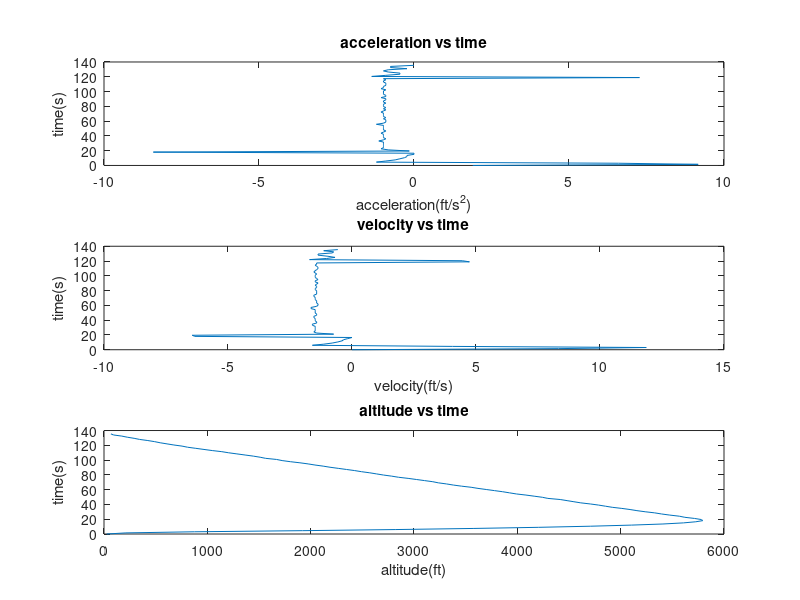

MATLAB code for this plot:
%%%%%%%%%%%%%%%%%%%%%%%%%%%%%%%%%%%%%%%%%%%%%%%%%%%%%%%%%%%%%%%%%%%%%
% ENGR 133 
% Program Description 
%replace this text with your program description as a comment
%
% Assignment Information
%   Assignment:     (e.g. Ma1_Task 1)
%   Author:         Name, login@purdue.edu
%   Team ID:        ###-##
%  	Contributor:    Name, login@purdue [repeat for each]
%   My contributor(s) helped me:	
%     [ ] understand the assignment expectations without
%         telling me how they will approach it.
%     [ ] understand different ways to think about a solution
%         without helping me plan my solution.
%     [ ] think through the meaning of a specific error or
%         bug present in my code without looking at my code.
%did you complete the assignment information? delete this line if yes
%%%%%%%%%%%%%%%%%%%%%%%%%%%%%%%%%%%%%%%%%%%%%%%%%%%%%%%%%%%%%%%%%%%%%
%% ____________________
%% INITIALIZATION

file = csvread("Data_RDAS.csv", 1, 0);
time = file(:,1);
alt = file(:, 2);
acc = file(:, 3);
v = 0;
N = size(file, 1);


%% ____________________
%% CALCULATIONS

for k = 2:N
    v(k, :) =( (acc(k)+acc(k-1))/2)*(time(k)-time(k-1));
end


subplot(3,1,1);
plot(acc, time);
title("acceleration vs time")
xlabel('acceleration(ft/s^2)')
ylabel('time(s)')

subplot(3, 1, 2);
plot(v, time);
title("velocity vs time")
xlabel('velocity(ft/s)')
ylabel('time(s)')

subplot(3, 1, 3);
plot(alt, time);
title("altitude vs time")
xlabel('altitude(ft)')
ylabel('time(s)')

maxv = max(v);
idx = find(v == maxv);
timeidx = time(idx);


%% ____________________
%% FIGURE DISPLAY




%% ____________________
%% TEXT DISPLAY
fprintf("the maximum launch velocity: \n")
disp(maxv)
fprintf("the time maximum launch velocity occurs: \n")
disp(timeidx)

%% ____________________
%% ACADEMIC INTEGRITY STATEMENT
% I have not used source code obtained from any other unauthorized
% source, either modified or unmodified.  I have not provided
% access to my code to anyone in any way. The script I am 
% submitting is my own original work.